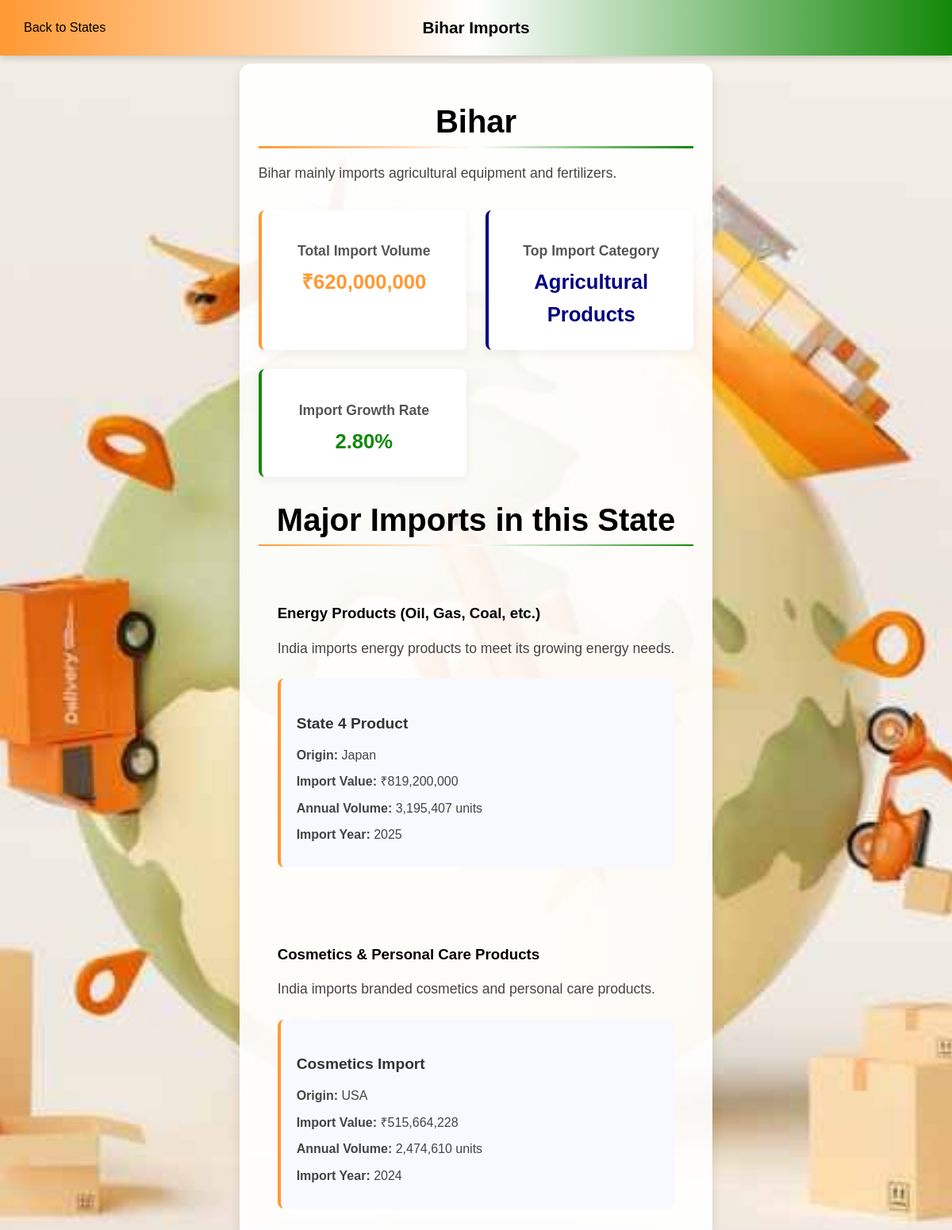
Page /pages/state_detail.php?id=4 on the committed database.
### tables this page shows
CREATE TABLE states (
    state_id INT AUTO_INCREMENT PRIMARY KEY,
    state_name VARCHAR(100) NOT NULL,
    state_description TEXT,
    state_image VARCHAR(255),
    import_volume DECIMAL(15,2),
    top_import_category VARCHAR(100),
    import_growth_rate DECIMAL(5,2)
);

CREATE TABLE categories (
    category_id INT AUTO_INCREMENT PRIMARY KEY,
    category_name VARCHAR(100) NOT NULL,
    category_description TEXT,
    category_image VARCHAR(255),
    annual_import_value DECIMAL(15,2),
    main_source_countries TEXT,
    import_growth_rate DECIMAL(5,2)
);

CREATE TABLE product_imports (
    import_id INT AUTO_INCREMENT PRIMARY KEY,
    product_name VARCHAR(255) NOT NULL,
    state_id INT,
    category_id INT,
    import_value DECIMAL(15,2),
    origin_country VARCHAR(100),
    import_year INT,
    import_volume DECIMAL(15,2),
    FOREIGN KEY (state_id) REFERENCES states(state_id),
    FOREIGN KEY (category_id) REFERENCES categories(category_id)
);

### pages/state_detail.php (the view, shortened to what this page needs)
<?php
include_once '../includes/db_connect.php';
$state_id = isset($_GET['id']) ? intval($_GET['id']) : 0;
$state_query = "SELECT * FROM states WHERE state_id = ?";
$stmt = $conn->prepare($state_query);
$stmt->bind_param("i", $state_id);
$stmt->execute();
$state_result = $stmt->get_result();
if($state_result && $state_result->num_rows > 0) {
    $state = $state_result->fetch_assoc();
    $state_name = $state['state_name'];
    $state_description = $state['state_description'];
    $import_volume = $state['import_volume'];
    $top_import_category = $state['top_import_category'];
    $import_growth_rate = $state['import_growth_rate'];
} else {
    header("Location: ../pages/states.php");
    exit();
}
$categories_query = "SELECT DISTINCT c.category_id, c.category_name, c.category_description
                     FROM categories c
                     JOIN product_imports pi ON c.category_id = pi.category_id
                     WHERE pi.state_id = ?";
$stmt = $conn->prepare($categories_query);
$stmt->bind_param("i", $state_id);
$stmt->execute();
$categories_result = $stmt->get_result();
$categories = [];
if($categories_result && $categories_result->num_rows > 0) {
    while($row = $categories_result->fetch_assoc()) {
        $categories[] = $row;
    }
}
?>
<!DOCTYPE html>
<html lang="en">
<head>
    <link rel="stylesheet" href="../public/css/states.css">
</head>
<body>
    <div class="navbar">
        <a href="../pages/states.php" class="back-link">Back to States</a>
        <div><?php echo htmlspecialchars($state_name); ?> Imports</div>
    </div>
    <div class="state-details">
        <h1><?php echo htmlspecialchars($state_name); ?></h1>
        <p><?php echo htmlspecialchars($state_description); ?></p>
        <div class="state-stats">
            <div class="stat-item">
                <h3>Total Import Volume</h3>
                <p>₹<?php echo number_format(htmlspecialchars($import_volume)); ?></p>
            </div>
            <div class="stat-item">
                <h3>Top Import Category</h3>
                <p><?php echo htmlspecialchars($top_import_category); ?></p>
            </div>
            <div class="stat-item">
                <h3>Import Growth Rate</h3>
                <p><?php echo htmlspecialchars($import_growth_rate); ?>%</p>
            </div>
        </div>
        <h2>Major Imports in this State</h2>
        <?php if(count($categories) > 0): ?>
            <?php foreach($categories as $category): ?>
                <div class="category-section">
                    <h3><?php echo htmlspecialchars($category['category_name']); ?></h3>
                    <p><?php echo htmlspecialchars($category['category_description']); ?></p>
                    <?php
                    $products_query = "SELECT * FROM product_imports
                                       WHERE state_id = ? AND category_id = ?";
                    $stmt = $conn->prepare($products_query);
                    $stmt->bind_param("ii", $state_id, $category['category_id']);
                    $stmt->execute();
                    $products_result = $stmt->get_result();
                    ?>
                    <div class="import-items">
                        <?php if($products_result && $products_result->num_rows > 0): ?>
                            <?php while($product = $products_result->fetch_assoc()): ?>
                                <div class="import-item">
                                    <h4><?php echo htmlspecialchars($product['product_name']); ?></h4>
                                    <p><strong>Origin:</strong> <?php echo htmlspecialchars($product['origin_country']); ?></p>
                                    <p><strong>Import Value:</strong> ₹<?php echo number_format(htmlspecialchars($product['import_value'])); ?></p>
                                    <p><strong>Annual Volume:</strong> <?php echo number_format(htmlspecialchars($product['import_volume'])); ?> units</p>
                                    <p><strong>Import Year:</strong> <?php echo htmlspecialchars($product['import_year']); ?></p>
                                </div>
                            <?php endwhile; ?>
                        <?php else: ?>
                            <p>No products found in this category for this state.</p>
                        <?php endif; ?>
                    </div>
                </div>
            <?php endforeach; ?>
        <?php else: ?>
            <p>No import categories found for this state.</p>
        <?php endif; ?>
    </div>
</body>
</html>

### public/css/states.css (style rules this page uses)
body { padding-top: 20px; margin: 0; padding: 0; font-family: Arial, sans-serif; background: url('../images/states/state.jpg') no-repeat center center fixed; background-size: cover; color: #000; overflow-x: hidden; display: flex; flex-wrap: wrap; justify-content: center; align-items: flex-start; }
.navbar { position: fixed; top: 0; left: 0; width: 100%; background: linear-gradient(90deg, #FF9933, #ffffff, #138808); padding: 15px 0; z-index: 1000; display: flex; align-items: center; height: 40px; color: #000; justify-content: center; box-shadow: 0 2px 10px rgba(0,0,0,0.2); }
.navbar div { font-size: 1.3rem; font-weight: 600; text-shadow: 1px 1px 2px rgba(255,255,255,0.5); position: relative; cursor: pointer; transition: transform 0.3s ease; }
.navbar div::after { content: ''; position: absolute; bottom: -5px; left: 0; width: 100%; height: 2px; background-color: blue; transform: scaleX(0); transform-origin: center; transition: transform 0.3s ease; }
.navbar .back-link { position: absolute; left: 0; top: 50%; transform: translateY(-50%); color: #000; text-decoration: none; padding: 10px 30px; font-weight: 500; transition: transform 0.3s ease; }
.navbar .back-link::after { content: ''; position: absolute; bottom: 5px; left: 30px; width: calc(100% - 60px); height: 2px; background-color: blue; transform: scaleX(0); transform-origin: left; transition: transform 0.3s ease; }
.state-details { max-width: 1200px; margin: 80px auto 2rem; padding: 1.5rem; background-color: rgba(255, 255, 255, 0.92); border-radius: 15px; box-shadow: 0 8px 16px rgba(0, 0, 0, 0.1); }
.state-details h1 { font-size: 2.5rem; color: #000; margin-bottom: 1rem; border-bottom: 3px solid; border-image: linear-gradient(to right, #FF9933, #ffffff, #138808) 1; padding-bottom: 0.5rem; text-align: center; }
.state-details p { font-size: 1.1rem; margin-bottom: 1.5rem; color: #444; line-height: 1.6; }
.state-stats { display: grid; grid-template-columns: repeat(auto-fit, minmax(250px, 1fr)); gap: 1.5rem; margin: 2rem 0; }
.stat-item { background-color: white; border-radius: 8px; padding: 1.5rem; box-shadow: 0 4px 12px rgba(0, 0, 0, 0.05); transition: transform 0.3s ease, box-shadow 0.3s ease; text-align: center; }
.stat-item:nth-child(3n+1) { border-left: 4px solid #FF9933; }
.stat-item:nth-child(3n+2) { border-left: 4px solid #000080; }
.stat-item:nth-child(3n+3) { border-left: 4px solid #138808; }
.stat-item h3 { font-size: 1.1rem; color: #555; margin-bottom: 0.5rem; }
.stat-item p { font-size: 1.6rem; font-weight: 600; margin: 0; }
.stat-item:nth-child(3n+1) p { color: #FF9933; }
.stat-item:nth-child(3n+2) p { color: #000080; }
.stat-item:nth-child(3n+3) p { color: #138808; }
.category-section { background-color: rgba(255, 255, 255, 0); border-radius: 12px; margin: 2rem 0; padding: 1.5rem; transition: transform 0.3s ease, background-color 0.3s ease; overflow: hidden; position: relative; }
.import-items { display: grid; grid-template-columns: repeat(auto-fill, minmax(300px, 1fr)); gap: 1.5rem; margin-top: 1.5rem; }
.import-item { background-color: #f8f9ff; border-radius: 8px; padding: 1.25rem; transition: transform 0.3s ease, box-shadow 0.3s ease; position: relative; overflow: hidden; }
.import-item:nth-child(3n+1) { border-left: 4px solid #FF9933; }
.import-item h4 { font-size: 1.2rem; color: #333; margin-bottom: 1rem; }
.import-item p { margin: 0.5rem 0; font-size: 1rem; }
h2 { font-size: 1.8rem; color: #000; margin: 2rem 0 1rem; padding-bottom: 0.5rem; border-bottom: 2px solid; border-image: linear-gradient(to right, #FF9933, #ffffff, #138808) 1; text-align: center; }
@media (min-width: 1200px) { h2, .category-details h1 { font-size: 2.5rem; } }

### rows in the picture
states: state_name "Bihar", state_description "Bihar mainly imports agricultural equipment and fertilizers.", import_volume "620,000,000", top_import_category "Agricultural Products", import_growth_rate "2.80"
categories: category_name "Energy Products (Oil, Gas, Coal, etc.)", category_description "India imports energy products to meet its growing energy needs."
product_imports: product_name "State 4 Product", origin_country "Japan", import_value "819,200,000", import_volume "3,195,407", import_year "2025"
categories: category_name "Cosmetics & Personal Care Products", category_description "India imports branded cosmetics and personal care products."
product_imports: product_name "Cosmetics Import", origin_country "USA", import_value "515,664,228", import_volume "2,474,610", import_year "2024"
